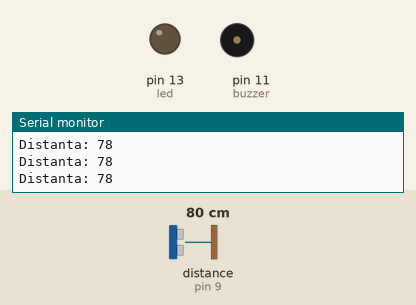
The sketch below on a simulated Arduino Uno, built with avr-gcc and run on an emulated ATmega328P. Parts: output pins drawn as LEDs (lit = HIGH), buzzer (waves = sounding), the last lines printed to the serial monitor. Wiring (inferred from the names in the program): ultrasonic range finder: trigger pin 10; echo pin 9. Inputs (shaded band) come from the test bench; at power-on: distance to the obstacle (sensor on pin 9) 80 cm. The echo pulse lasts 58.3 µs per cm; pins used as bus, display or sensor lines are not drawn.

Above: at 1.2 s.
1.3 s: distance to the obstacle (sensor on pin 9) set to 23 cm
2.8 s: distance to the obstacle (sensor on pin 9) set to 19 cm
At 4.0 s:
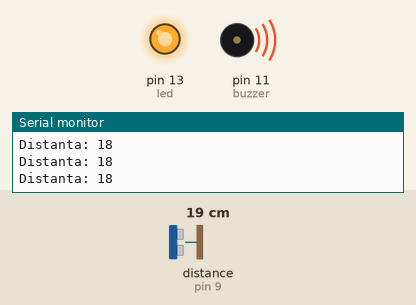
4.3 s: distance to the obstacle (sensor on pin 9) set to 35 cm
At 5.4 s:
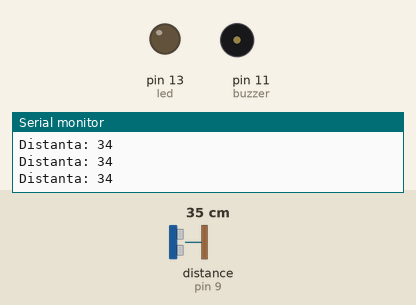
7.3 s: distance to the obstacle (sensor on pin 9) set to 18 cm
At 7.7 s:
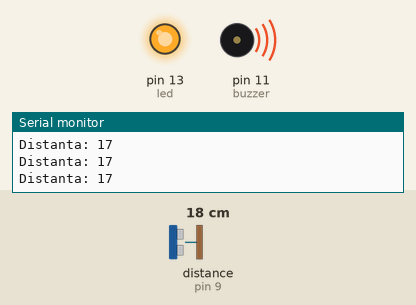
Timing chart, 0 to 9.8 s (numbered marks = the images above; inputs shaded):
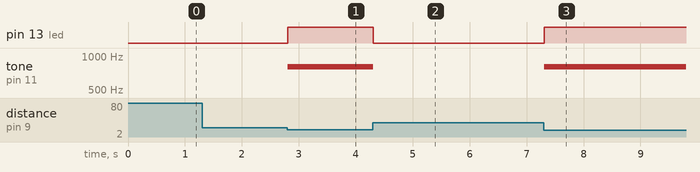

The sketch:

Senzor_de_distanta.ino
```cpp
//definire pinuri
const int echo_pin = 9;
const int trig_pin= 10;
const int led = 13;
const int buzzer = 11;

//definire variabile
long duration;
int distance;
int safetyDistance;

void setup() {
  // put your setup code here, to run once:
  pinMode(echo_pin, INPUT);  // se declara pinii folositii si ce fel de tip au IN/OUT
  pinMode(trig_pin, OUTPUT);
  pinMode(led, OUTPUT);
  pinMode(buzzer, OUTPUT);
  Serial.begin(9600);
}

void loop() {
  // put your main code here, to run repeatedly:
digitalWrite(trig_pin, LOW);
delayMicroseconds(2);
digitalWrite(trig_pin, HIGH);
delayMicroseconds(10);
digitalWrite(trig_pin, LOW);

duration = pulseIn(echo_pin, HIGH);

distance = duration*0.034/2;

//digitalWrite(buzzer, LOW);
//delay(1000);
//digitalWrite(buzzer, HIGH);
//tone(buzzer, 440);
//delay(1000);


safetyDistance = distance;
if(safetyDistance <= 20)
{
  //digitalWrite(buzzer, HIGH);
  tone(buzzer, 800);
  digitalWrite(led, HIGH);
}
else
{
  noTone(buzzer);
  digitalWrite(led, LOW);
}

/*
tone(buzzer, 300);
delay(1000);
*/

Serial.print("Distanta: ");
Serial.println(distance);

/*
tone(buzzer, 400);
delay(1000);

noTone(buzzer);
delay(1000);
*/

}
```

Measured:
- the behaviour switches between 22 and 21 cm on distance to the obstacle (sensor on pin 9) (found by bisection; images 0 and 1)
- after the input at 2.8 s, pin 13 (led): LOW → HIGH at once; tone on pin 11 (buzzer): silent → 800 Hz at once
- after the input at 4.3 s, pin 13 (led): HIGH → LOW at once; tone on pin 11 (buzzer): 800 Hz → silent at once
- after the input at 7.3 s, pin 13 (led): LOW → HIGH at once; tone on pin 11 (buzzer): silent → 800 Hz at once
